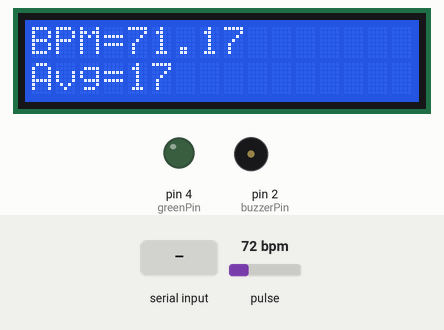
The sketch below on a simulated Arduino Uno, built with avr-gcc and run on an emulated ATmega328P. Shown: 16×2 character LCD, output pins drawn as LEDs (lit = HIGH), buzzer (waves = sounding). Inputs (shaded band) come from the test bench; at power-on: pulse 72 bpm. What the sketch prints to the serial monitor is not drawn.

Above: at 1.3 s.
1.4 s: pulse set to 130 bpm
At 4.3 s:
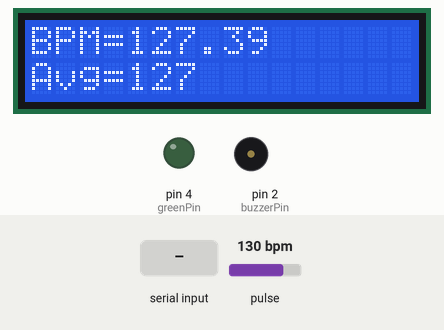
4.4 s: pulse set to 59 bpm
At 6.1 s:
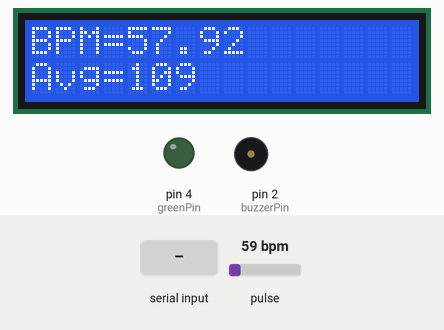
7.4 s: "g" received over Serial
At 8.8 s:
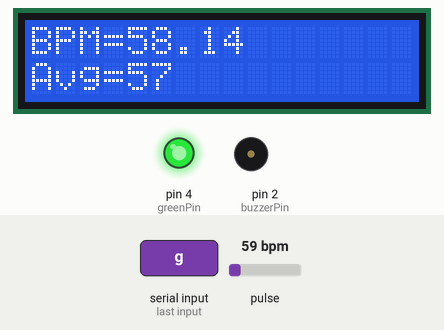
10.4 s: pulse set to 42 bpm
At 12.0 s:
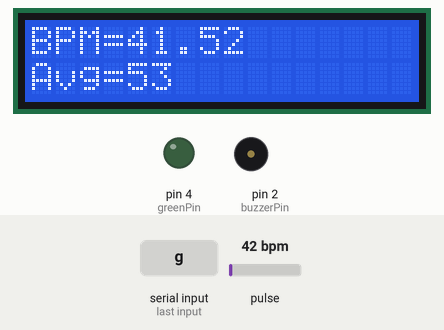
13.4 s: pulse set to 100 bpm
At 13.9 s:
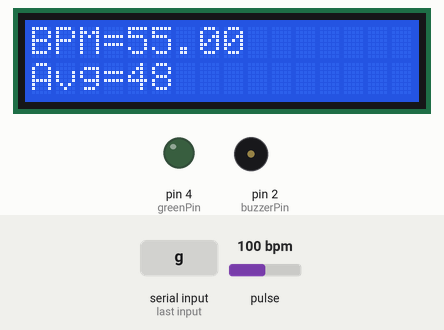
16.4 s: pulse set to 158 bpm
At 19.3 s:
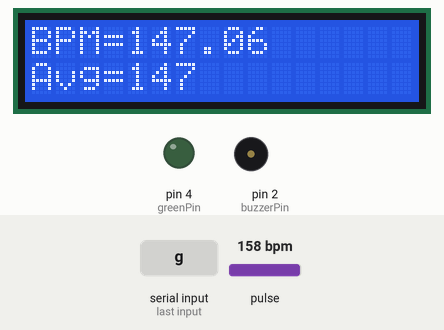
Timing chart, 0 to 20.4 s (numbered marks = the images above; inputs shaded):
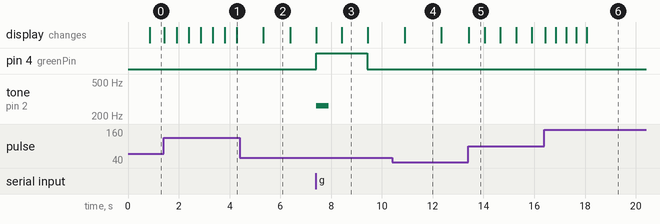

The sketch:

heart_rate.ino
```cpp
/*
  Optical Heart Rate Detection (PBA Algorithm) using the MAX30105 Breakout
  By: Nathan Seidle @ SparkFun Electronics
  Date: October 2nd, 2016
  https://github.com/sparkfun/MAX30105_Breakout

  This is a demo to show the reading of heart rate or beats per minute (BPM) using
  a Penpheral Beat Amplitude (PBA) algorithm.

  It is best to attach the sensor to your finger using a rubber band or other tightening
  device. Humans are generally bad at applying constant pressure to a thing. When you
  press your finger against the sensor it varies enough to cause the blood in your
  finger to flow differently which causes the sensor readings to go wonky.

  Hardware Connections (Breakoutboard to Arduino):
  -5V = 5V (3.3V is allowed)
  -GND = GND
  -SDA = A4 (or SDA)
  -SCL = A5 (or SCL)
  -INT = Not connected

  The MAX30105 Breakout can handle 5V or 3.3V I2C logic. We recommend powering the board with 5V
  but it will also run at 3.3V.
*/

#include <Wire.h>
#include <LiquidCrystal_I2C.h>
#include "MAX30105.h"

#include "heartRate.h"

MAX30105 particleSensor;

LiquidCrystal_I2C lcd(0x27,16,2);

const byte RATE_SIZE = 4; //Increase this for more averaging. 4 is good.
const byte SEND_RATE = 150; // Indicates the rate at which the BPM are sent to the bridge
byte rates[RATE_SIZE]; //Array of heart rates
byte rateSpot = 0;
long lastBeat = 0; //Time at which the last beat occurred
byte counter = 0;

float beatsPerMinute;
int beatAvg;
int erase = 0;

unsigned long lasttime;
int iReceived;
int greenPin = 4;
int buzzerPin = 2;

void setup()
{
  Serial.begin(9600);
  //Serial.println("Initializing...");

  lcd.init();
  lcd.init();
  lcd.backlight();
  lcd.setCursor(0,0);
  lcd.print("Initializing...");

  //delay(5000);

  // Initialize sensor
  if (!particleSensor.begin(Wire, I2C_SPEED_FAST)) //Use default I2C port, 400kHz speed
  {
    //Serial.println("MAX30105 was not found. Please check wiring/power. ");
    lcd.clear();
    lcd.setCursor(0,0);
    lcd.print("MAX30102 was");
    lcd.setCursor(0,1);
    lcd.print("not found");
    while (1);
  }
  //Serial.println("Place your index finger on the sensor with steady pressure.");

  particleSensor.setup(); //Configure sensor with default settings
  particleSensor.setPulseAmplitudeRed(0x0A); //Turn Red LED to low to indicate sensor is running
  particleSensor.setPulseAmplitudeGreen(0); //Turn off Green LED

  lcd.clear();

  pinMode(greenPin, OUTPUT);
  pinMode(buzzerPin, OUTPUT);
}

void loop()
{
  long irValue = particleSensor.getIR();

  if (checkForBeat(irValue) == true)
  {
    //We sensed a beat!
    long delta = millis() - lastBeat;
    lastBeat = millis();

    beatsPerMinute = 60 / (delta / 1000.0);

    if (beatsPerMinute < 255 && beatsPerMinute > 20)
    {
      rates[rateSpot++] = (byte)beatsPerMinute; //Store this reading in the array
      rateSpot %= RATE_SIZE; //Wrap variable

      //Take average of readings
      beatAvg = 0;
      for (byte x = 0 ; x < RATE_SIZE ; x++)
        beatAvg += rates[x];
      beatAvg /= RATE_SIZE;
    }
  }

  if (irValue < 50000){
    //Serial.print(" No finger?");
    beatsPerMinute = 0;
    beatAvg = 0;
    lcd.clear();
    lcd.setCursor(0,0);
    lcd.print("No finger?");
    if (erase == 1){
      Serial.write(0xff);
      Serial.write(0x00);
      Serial.write(0xfe);
    }
    erase = 0;
  } else {
    lcd.clear();
    lcd.setCursor(0,0);
    lcd.print("BPM=");
    lcd.print(beatsPerMinute);
    lcd.setCursor(0,1);
    lcd.print("Avg=");
    lcd.print(beatAvg);
    if (counter++ == SEND_RATE){
      counter = 0;
      Serial.write(0xff);
      Serial.write(0x01);
      Serial.write((char)(beatAvg));
      Serial.write(0xfe);
    }
    erase = 1;
  }


  if (Serial.available()>0){
    iReceived = Serial.read();

    if (iReceived == 'g'){
      digitalWrite(4, HIGH);
      lasttime = millis();
      tone(buzzerPin, 262, 500);
    }
  }
  if (millis() - lasttime > 2000){
    digitalWrite(4, LOW);
  }

}
```

License.ino
```cpp
// (licence header left out)

```

Measured:
- after the input at 7.4 s, pin 4 (greenPin): LOW → HIGH at once, → LOW 2.0 s later; tone on pin 2 (buzzerPin): silent → 262 Hz at once, → silent 0.50 s later
- what the display in image 2 shows lasts 1.1 s, from 5.3 s to 6.4 s
- what the display in image 3 shows lasts 1.0 s, from 8.4 s to 9.4 s
- what the display in image 4 shows lasts 1.4 s, from 10.9 s to 12.3 s
- what the display in image 5 shows lasts 0.6 s, from 13.4 s to 14.0 s
